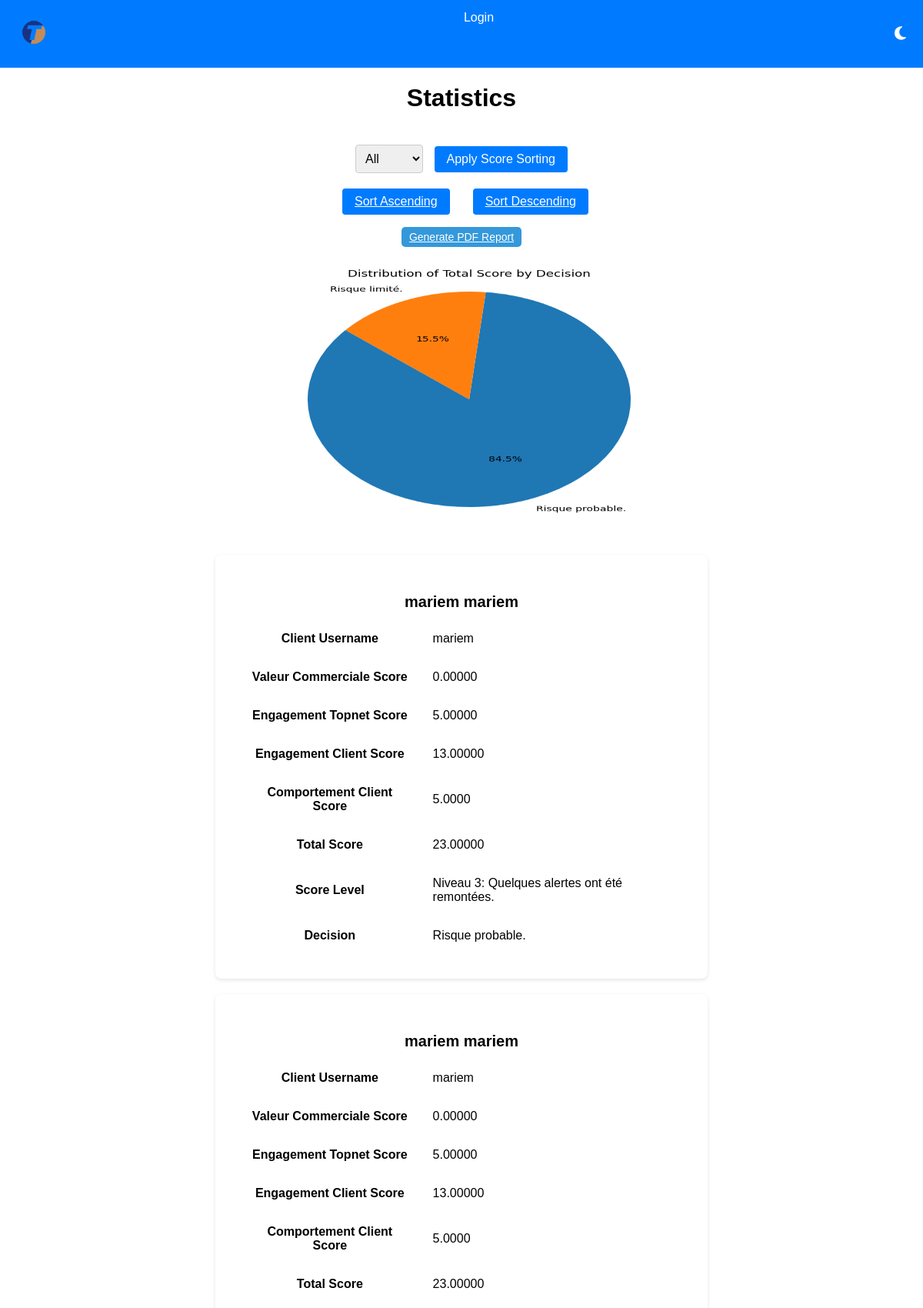
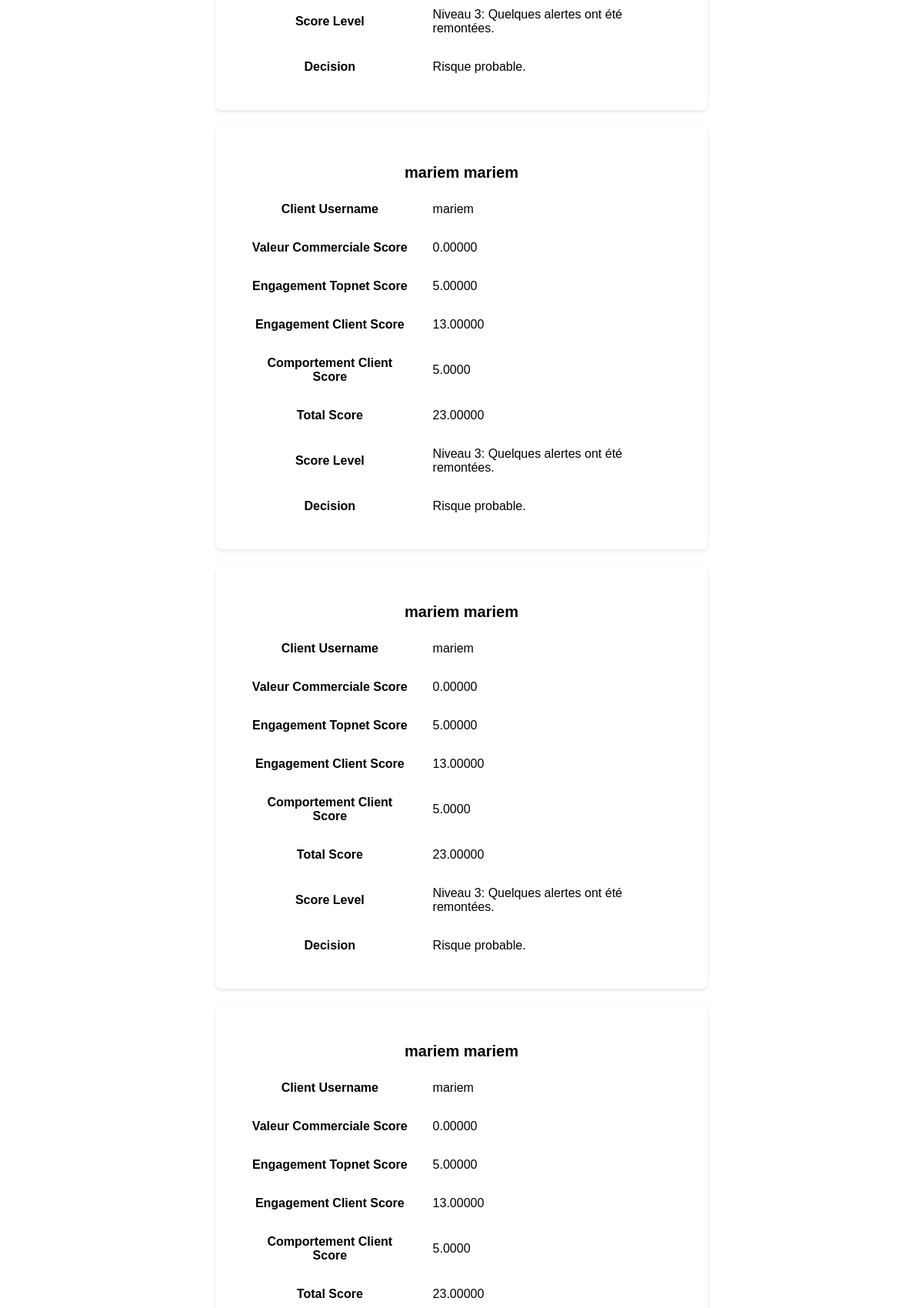
The page /user/statistics/ (upper part) on the database its author committed (2 pictures, top to bottom).
### client/models.py (models this page shows, shortened)
class Client(AbstractUser):
    phone_regex = RegexValidator(
        regex=r'^\d{8}$',
        message="Le numéro de téléphone doit être au format  71000000."
    )
    phone_number = models.CharField(validators=[phone_regex], max_length=17)
    CIN = models.CharField("CIN", max_length=250, validators=[RegexValidator(regex='^[0-9]{8}$', message="Numbers Only!")])

### client/views.py (the view)
# urls.py: path('statistics/', statistics, name='statistics'),
def statistics(request):
    axes = Axes.objects.all()
    clients_with_scores = process_client_scores(axes)
    sort_order = request.GET.get('sort_order', 'desc')
    reverse_sort = sort_order == 'asc'
    clients_with_scores = sorted(clients_with_scores, key=lambda x: x['total_score'], reverse=reverse_sort)
    highest_score_client = clients_with_scores[0]
    highest_score = highest_score_client['total_score']
    for client in clients_with_scores:
        client['has_highest_score'] = client['total_score'] > 72
    score_ranges = {
        '0-20': (0, 20),
        '21-40': (21, 40),
        '41-71': (41, 71),
        '72-100': (72, 100),
    }
    filter_range = request.GET.get('filter_range')
    if filter_range in score_ranges:
        min_score, max_score = score_ranges[filter_range]
        clients_with_scores = [client for client in clients_with_scores if min_score <= client['total_score'] <= max_score]
    paginator = Paginator(clients_with_scores, 100)  # Show 10 clients per page
    page = request.GET.get('page')
    try:
        clients_page = paginator.page(page)
    except PageNotAnInteger:
        clients_page = paginator.page(1)
    except EmptyPage:
        clients_page = paginator.page(paginator.num_pages)
    if 'generate_pdf' in request.GET:
        pdf_response = generate_pdf_report(clients_page)
        return pdf_response
    pie_chart_data = generate_pie_chart(clients_page)
    context = {
        'clients_with_scores': clients_page,
        'pie_chart_data': pie_chart_data,
    }
    return render(request, 'client/statistics.html', context)

### client/models.py (called while the page is built)
    def calculate_anciennete(self):
        if self.client.contrats.exists():
            today = datetime.date.today()
            last_contrat = self.client.contrats.latest('date_debut')
            difference = today - last_contrat.date_debut
            if difference.days >= 730:
                return Decimal('1')
            elif 365 <= difference.days < 730:
                return Decimal('0.5')
        return Decimal('0')

    def calculate_nombre_suspension(self):
        if self.client.contrats.exists():
            random_number = Decimal(str(random.randint(1, 1)))
            return random_number
        return None

    def calculate_montant_en_cours(self):
        if self.client.contrats.exists():
            nombre_facture_impayee = self.client.contrats.aggregate(models.Sum('nombre_facture_impayee'))['nombre_facture_impayee__sum']
            if nombre_facture_impayee is None:
                nombre_facture_impayee = 0
            if nombre_facture_impayee > 2:
                return Decimal('1')
            elif nombre_facture_impayee == 0:
                return Decimal('0')
            else:
                return Decimal('0.5')
        return None

    def calculate_incident_de_paiement_score(self):
        poids_incident_de_paiement = CriteriaWeight.objects.get(active_axes_weight=True).poids_incident_de_paiement
        comportement_client_weight = AxesWeight.objects.get(is_active=True).comportement_client_weight
        if self.facture:
            incident_de_paiement_score = 1 if self.facture.statut_paiement == Facture.REJET else 0
        else:
            incident_de_paiement_score = 0
        return incident_de_paiement_score * (poids_incident_de_paiement * comportement_client_weight) / 100

    def calculate_contentieux_score(self):
        poids_contentieux = CriteriaWeight.objects.get(active_axes_weight=True).poids_contentieux
        comportement_client_weight = AxesWeight.objects.get(is_active=True).comportement_client_weight
        contentieux_score = 1 if self.facture and self.facture.contentieux else 0
        return contentieux_score * (poids_contentieux * comportement_client_weight) / 100

    def calculate_total_score(self):
        nombre_reclamations_score = self.calculate_nombre_reclamations_score()
        delai_traitement_score = self.calculate_delai_traitement_score()
        total_score = nombre_reclamations_score + delai_traitement_score
        return total_score

### score_app/templates/client/statistics.html (shortened to what this page needs)
{% extends 'base.html' %}
{% load static %}
{% block content %}
<h1>Statistics</h1>
<div class="filter-container">
    <form method="get" action="">
        <select name="filter_range">
            <option value="">All</option>
        </select>
        <button type="submit">Apply Score Sorting</button>
    </form>
</div>
<div class="client-box-container">
    <a href="{% url 'statistics' %}?sort_order=asc" class="sort-button">Sort Ascending</a>
    <a href="{% url 'statistics' %}?sort_order=desc" class="sort-button">Sort Descending</a>
</div>
<div class="back-button-container">
    <a href="?generate_pdf=true" class="back-button">Generate PDF Report</a>
</div>
<div style="text-align: center;">
    <img alt="Pie Chart" width="800" height="400" style="background-color: transparent;">
</div>
<div class="client-box-container">
    {% for client_score in clients_with_scores %}
        <div class="client-box {% if client_score.has_highest_score %}green-notification{% endif %}">
        <div class="back-button-container">
                <h3>{{ client_score.client.first_name }}  {{ client_score.client.last_name }}</a></h3>
            </div>
            <table>
                <tr>
                    <th>Client Username</th>
                    <td>{{ client_score.client.username }}</td>
                </tr>
                <tr>
                    <th>Valeur Commerciale Score</th>
                    <td>{{ client_score.valeur_commerciale_score }}</td>
                </tr>
                <tr>
                    <th>Engagement Topnet Score</th>
                    <td>{{ client_score.engagement_topnet_score }}</td>
                </tr>
                <tr>
                    <th>Engagement Client Score</th>
                    <td>{{ client_score.engagement_client_score }}</td>
                </tr>
                <tr>
                    <th>Comportement Client Score</th>
                    <td>{{ client_score.comportement_client_score }}</td>
                </tr>
                <tr>
                    <th>Total Score</th>
                    <td>{{ client_score.total_score }}</td>
                </tr>
                <tr>
                    <th>Score Level</th>
                    <td>{{ client_score.score_level }}</td>
                </tr>
                <tr>
                    <th>Decision</th>
                    <td>{{ client_score.decision }}</td>
                </tr>
            </table>
        </div>
    {% endfor %}
</div>
{% endblock %}

### score_app/templates/base.html (style rules this page uses)
body { font-family: Arial, sans-serif; margin: 0; padding: 0; display: flex; flex-direction: column; min-height: 100vh; }
h1 { text-align: center; }
form { margin-top: 20px; }

### score_app/templates/client/statistics.html (style rules this page uses)
.client-box-container { display: flex; flex-wrap: wrap; gap: 20px; justify-content: center; align-items: center; }
.client-box { width: calc(50% - 20px); background-color: var(--client-box-bg-color, #fff); padding: 30px; border-radius: 8px; box-shadow: 0 2px 5px rgba(0, 0, 0, 0.1); }
.client-box h3 { margin-bottom: 10px; font-size: 20px; color: var(--font-color); }
.client-box table { width: 100%; }
.client-box th, .client-box td { padding: 15px; }
.filter-container { text-align: center; margin-bottom: 20px; }
.filter-container select { padding: 8px; border: 1px solid #ccc; border-radius: 4px; font-size: 16px; }
.filter-container button { background-color: #007bff; color: white; padding: 8px 16px; border: none; border-radius: 4px; cursor: pointer; font-size: 16px; margin-left: 10px; }
.back-button-container { text-align: center; margin-top: 20px; }
.back-button { background-color: #007bff; color: white; padding: 8px 16px; border: none; border-radius: 4px; cursor: pointer; font-size: 16px; }
.back-button { padding: 5px 10px; font-size: 14px; border: none; border-radius: 5px; background-color: #3498db; color: #fff; cursor: pointer; transition: background-color 0.2s, color 0.2s; }
.sort-button { background-color: #007bff; color: white; padding: 8px 16px; border: none; border-radius: 4px; cursor: pointer; font-size: 16px; margin-left: 10px; }

### rows shown on the page
Client: client.first_name "mariem", client.last_name "mariem", client.username "mariem", valeur_commerciale_score "0.00000", engagement_topnet_score "5.00000", engagement_client_score "13.00000", comportement_client_score "5.0000", total_score "23.00000", score_level "Niveau 3: Quelques alertes ont été remontées.", decision "Risque probable."
